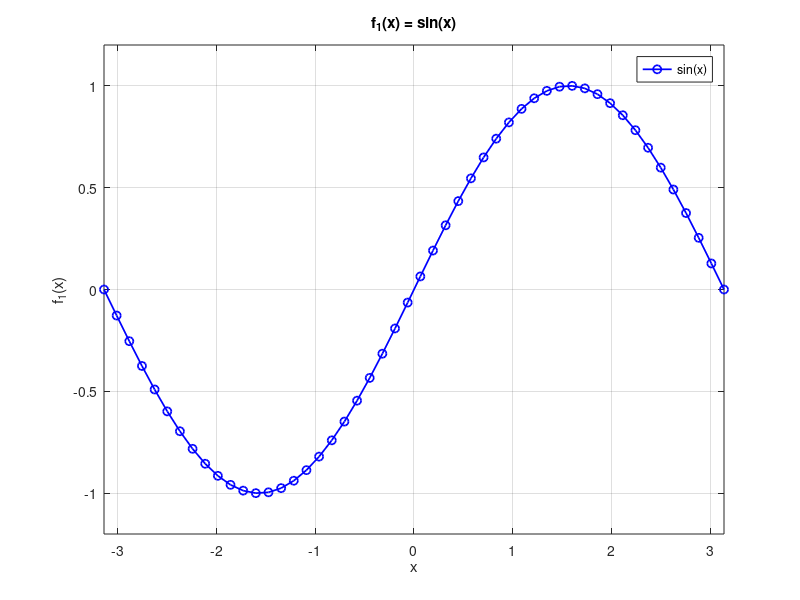
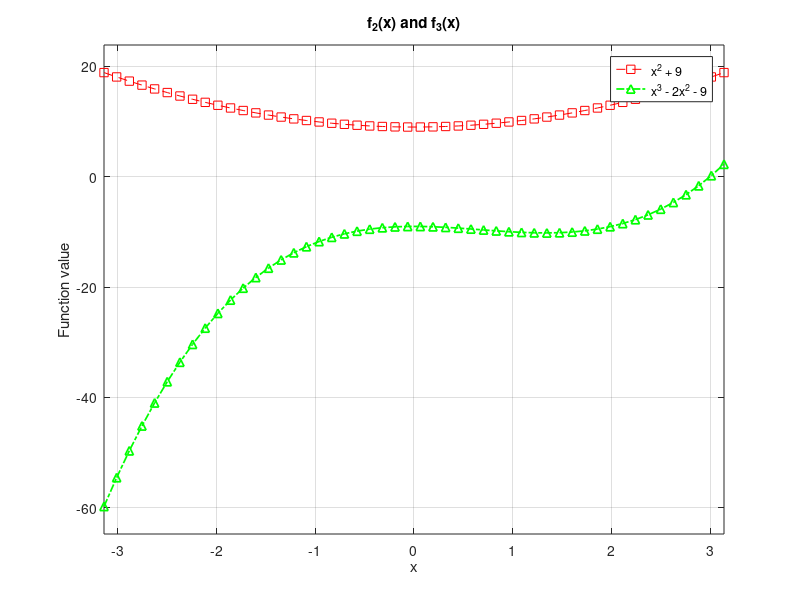

These figures' MATLAB source, in order:
% Date: 21-09-2026
% Variant: 1
% Anastasiia Badurych

clc;
clear;
close all;

x = linspace(-pi, pi, 50);

f1 = sin(x);
f2 = x.^2 + 9;
f3 = x.^3 - 2*x.^2 - 9;

figure;
plot(x, f1, 'b-o', 'LineWidth', 1.25);
xlabel('x');
ylabel('f_1(x)');
title('f_1(x) = sin(x)');
legend('sin(x)', 'Location', 'best');
grid on;
axis([-pi pi -1.2 1.2]);

figure;
plot(x, f2, 'r--s', x, f3, 'g-.^', 'LineWidth', 1.25);
xlabel('x');
ylabel('Function value');
title('f_2(x) and f_3(x)');
legend('x^2 + 9', 'x^3 - 2x^2 - 9', 'Location', 'best');
grid on;
axis([-pi pi min([f2 f3])-5 max([f2 f3])+5]);
